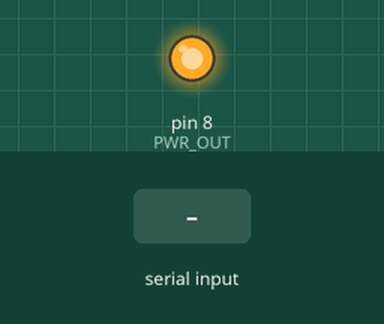
Simulated run of this sketch. Board: Arduino Uno, built with avr-gcc and run on an emulated ATmega328P. Shown: output pins drawn as LEDs (lit = HIGH). The test bench sets the inputs (shaded band).

Above: at 1.2 s.
1.3 s: "t" received over Serial
At 2.5 s:
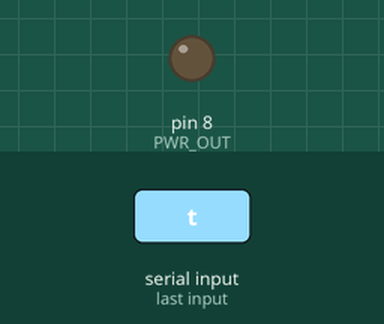
2.8 s: "u" received over Serial
At 3.7 s:
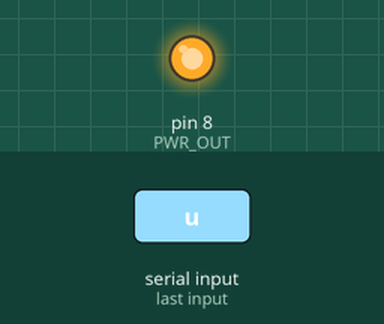
4.3 s: "d" received over Serial
At 4.9 s:
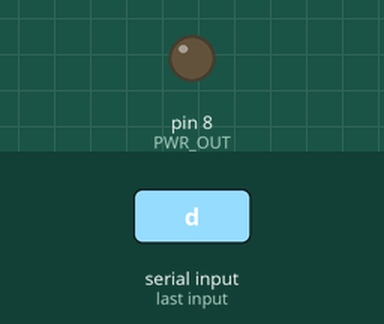
Timing chart, 0 to 7.3 s (numbered marks = the images above; inputs shaded):
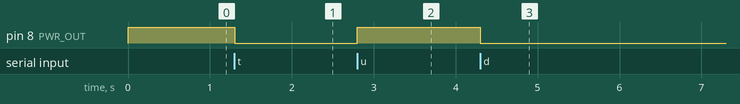

Measured:
- after the input at 1.3 s, pin 8 (PWR_OUT): HIGH → LOW at once
- after the input at 2.8 s, pin 8 (PWR_OUT): LOW → HIGH at once
- after the input at 4.3 s, pin 8 (PWR_OUT): HIGH → LOW at once

The sketch:

LedStripSerial.ino
```cpp
#include <PololuLedStrip.h>

// Create an ledStrip object on pin 12.
PololuLedStrip<12> ledStrip;

// Create a buffer for holding 60 colors.  Takes 180 bytes.
#define LED_COUNT 60
#define PWR_OUT 8
rgb_color colors[LED_COUNT];
int oldpos = -1;
bool pwr_state;
rgb_color color = (rgb_color){255, 255, 255};

void setup()
{
  Serial.begin(115200);
  pinMode(PWR_OUT, OUTPUT);
  digitalWrite(PWR_OUT, HIGH);
  pwr_state = true;
}

void loop()
{
  if ( Serial.available()) {
    char inchar = Serial.read();
    if (inchar == 'p') {
      while(!Serial.available());
      oldpos = Serial.read();
    }
    else if (inchar == 'c') {
      while(!Serial.available());
      byte red = Serial.read();
      while(!Serial.available());
      byte green = Serial.read();
      while(!Serial.available());
      byte blue = Serial.read();
      color = (rgb_color){green, blue, red};
      if (oldpos == -1) {
        for (int i = 0; i < 10; i++) {
          colors[i] = color;
        }
      } else {
        colors[9-oldpos] = color;
      }
      ledStrip.write(colors, LED_COUNT);
    }
    else if (inchar == 't') {
      if (pwr_state) {
        digitalWrite(PWR_OUT, LOW);
        pwr_state = false;
      } else {
        digitalWrite(PWR_OUT, HIGH);
        pwr_state = true;
      }
    }
    else if (inchar == 'u') {
      digitalWrite(PWR_OUT, HIGH);
      pwr_state = true;
    }
    else if (inchar == 'd') {
      digitalWrite(PWR_OUT, LOW);
      pwr_state = false;
    }
  }
}
```
